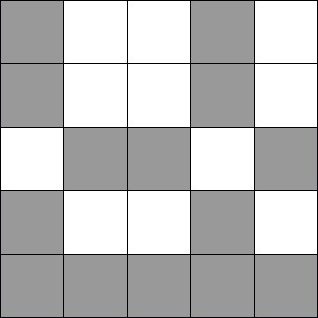
#> input picture images/Sample1.jpg, 318 x 318 px
$ python LightsOutSolver.py --image images/Sample1.jpg
#> lines starting #> are read from the running program, lines starting #| are printed output that depends on the picture; after the words box and inside, x2 and y2 are one past the last pixel; in counts of white or black regions, pixels touching at a corner belong together
from imutils import contours
import numpy as np
import argparse
import imutils
import cv2

def interpreter(board, image):

    # Convert image to Black and White (grayscale),
    # Create two binary images to determine the board gridlines,
    # and the tiles that are On
    gray = cv2.cvtColor(image, cv2.COLOR_BGR2GRAY)
    ret, thresh = cv2.threshold(gray,100,255,cv2.THRESH_BINARY)
    ret2, thresh2 = cv2.threshold(gray,200,255,cv2.THRESH_BINARY)

    # Show original image and the two binary images.
    # Wait for any key press to continue
    cv2.imshow('Original', image)
    cv2.imshow('thresh', thresh)
    cv2.imshow('thresh2', thresh2)
    cv2.waitKey(0)

    # Find the contours of the first binary image to determine the board grid lines
    cnts = cv2.findContours(thresh.copy(), cv2.RETR_TREE, cv2.CHAIN_APPROX_SIMPLE)
    cnts = imutils.grab_contours(cnts)
    output = image.copy()

    onTiles = []

    # loop over the contours
    for c in cnts:
        # compute the bounding box of the contour
        (x, y, w, h) = cv2.boundingRect(c)
        ar = w / float(h)

        # In order to label the contour as a tile, the width and height,
        # must be greater than 20 and the aspect ratio approximately 1
        if (w >= 20 and h >= 20 and ar >= 0.9 and ar <= 1.1):
            onTiles.append(c)

        # Construct a mask that reveals only the current tile
        mask = np.zeros(thresh.shape, dtype="uint8")
        cv2.drawContours(mask, [c], -1, 255, -1)

        # Apply the mask to the second thresholded image, then
        # count the number of non-zero pixels in the image
        mask = cv2.bitwise_and(thresh2, thresh2, mask=mask)
        total = cv2.countNonZero(mask)

        # If the total of non-zero pixels is greater than zero,
        # then the current tile is On. If there are no non-zero
        # pixels, then the current tile is Off.
        if (total > 0):
            board.append(1)
        else:
            board.append(0)

        # # Draw the outline of the tile
        # cv2.drawContours(image, c, -1, (0, 255, 0), 3)
        # cv2.imshow("mask", mask)
        # cv2.waitKey(0)

    # Reverse the board array to sort the tiles up to down
    board.reverse()
    print("Board", board, "\n")

# [8 lines of commented-out code are left out]
def printBoard(board):
    for x in range(5):
        print(board[x], end =" "),
    print("\n")
    for x in range(5, 10):
        print(board[x], end =" "),
    print("\n")
    for x in range(10, 15):
        print(board[x], end =" "),
    print("\n")
    for x in range(15, 20):
        print(board[x], end =" "),
    print("\n")
    for x in range(20, 25):
        print(board[x], end =" "),
    print("\n")

# Invert a tile given the board it is in, and its index
def invert(board, index):
    if (board[index] == 0):
        board[index] = 1
    else:
        board[index] = 0

# Takes care of the logic of the game,
# inverts the tile selected, as well as the neighboring tiles.
def clicked(board, index):
    invert(board, index)
    if(index > 0 and index < 20 and index % 5 == 0):
        invert(board, index-5)
        invert(board, index+1)
        invert(board, index+5)
    elif(index > 4 and index < 24 and index % 5 == 4):
        invert(board, index-5)
        invert(board, index-1)
        invert(board, index+5)
    elif(index > 0 and index < 4):
        invert(board, index+5)
        invert(board, index-1)
        invert(board, index+1)
    elif(index > 20 and index < 24):
        invert(board, index-5)
        invert(board, index-1)
        invert(board, index+1)
    elif(index == 0):
        invert(board, index+5)
        invert(board, index+1)
    elif(index == 4):
        invert(board, index+5)
        invert(board, index-1)
    elif(index == 20):
        invert(board, index-5)
        invert(board, index+1)
    elif(index == 24):
        invert(board, index-5)
        invert(board, index-1)
    else:
        invert(board, index-5)
        invert(board, index-1)
        invert(board, index+1)
        invert(board, index+5)

# Provides the instructions to follow in order to
# win the game. It works along side the "clicked" method
def showMoves(board, runner):
    if(runner <= 1):
        for i in range(5):
            if(board[i] == 1):
                print("Click position ", i+5)
                clicked(board, i+5)
        printBoard(board)

        for i in range(5, 10):
            if(board[i] == 1):
                print("Click position ", i+5)
                clicked(board, i+5)
        printBoard(board)

        for i in range(10, 15):
            if(board[i] == 1):
                print("Click position ", i+5)
                clicked(board, i+5)
        printBoard(board)

        for i in range(15, 20):
            if(board[i] == 1):
                print("Click position ", i+5)
                clicked(board, i+5)
        printBoard(board)
        if(board[20] == 0 and board[21] == 0 and board[22] == 0 and board[23] == 0 and board[24] == 0):
            print("You Are Done!    PS. You're Welcome")
        else:
            secondPart(board, runner)
    else:
        print ("Cannot Be Solved")

# Provides further instructions needed to complete the game when following
# the "chasing lights" approach of winning the game.
def secondPart(board, runner):
    if(board[20] == 0):
        if(board[21] == 0):
            if(board[22] == 1 and board [23] == 1 and board[24] == 1):
                print("Click position ", 3)
                clicked(board, 3)
        else:
            if(board[22] == 0 and board[23] == 1 and board[24] == 0):
                print("Click position ", 1, "and", 4)
                clicked(board, 1)
                clicked(board, 4)
            elif(board[22] == 1 and board[23] == 0 and board[24] == 1):
                print("Click position ", 0)
                clicked(board, 0)

    else:
        if(board[21] == 0):
            if(board[22] == 0 and board[23] == 0 and board[24] == 1):
                print("Click position ", 3, "and", 4)
                clicked(board, 3)
                clicked(board, 4)

            elif(board[22] == 1 and board[23] == 1 and board[24] == 0):
                print("Click position ", 4)
                clicked(board, 4)

        else:
            if(board[22] == 0 and board[23] == 1 and board[24] == 1):
                print("Click position ", 2)
                clicked(board, 2)

            elif(board[22] == 1 and board[23] == 0 and board[24] == 0):
                print("Click position ", 1)
                clicked(board, 2)
    runner += 1
    showMoves(board, runner)

# Provides the user with an array of the positions
# This method is purely instructional and has no effect
# on other methods
def printPositions():
    print("The positions are: ")
    for x in range(5):
        print(x, end ="    "),
    print("\n")
    for x in range(5, 10):
        print(x, end ="    "),
    print("\n")
    for x in range(10, 15):
        print(x, end ="   "),
    print("\n")
    for x in range(15, 20):
        print(x, end ="   "),
    print("\n")
    for x in range(20, 25):
        print(x, end ="   "),
    print("\n")
    print("\n")

def main():
    # Require the image path to be added as an argument
    ap = argparse.ArgumentParser()
    ap.add_argument("-i", "--image", required=True,
        help="path to the input image")
    args = vars(ap.parse_args())

    # Read from the image argument and save to memory
    image = cv2.imread(args["image"])
#> image is the input picture: shape (318, 318, 3); mean B, G, R 190.7, 190.6, 190.6

    board = []
    printPositions()
    interpreter(board, image)
#> in interpreter, `ret, thresh = cv2.threshold(gray,100,255,cv2.THRESH_BINARY)`:
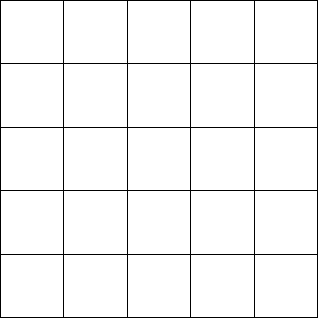
#> thresh: shape (318, 318); 96.3% white; black in thin lines or dots
#> in interpreter, `ret2, thresh2 = cv2.threshold(gray,200,255,cv2.THRESH_BINARY)`:
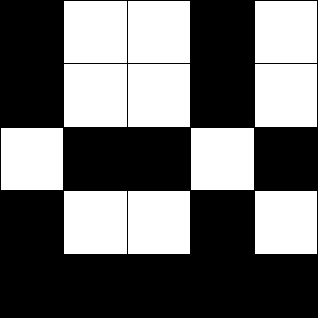
#> thresh2: shape (318, 318); 42.4% white; 11 white regions
#> in interpreter, `cnts = cv2.findContours(thresh.copy(), cv2.RETR_TREE, cv2.CHAIN_APPROX..`: cnts = 25 contours; largest, box (x1, y1, x2, y2) and area: (191, 191, 254, 254) 3844, (64, 191, 127, 254) 3844, (191, 64, 254, 127) 3844, (64, 64, 127, 127) 3844, (191, 255, 254, 317) 3782
#> the loop in interpreter, `for c in cnts:` made 25 passes
#> (c, x, y, w, h, ar, total) on passes 1 to 8: ([[255, 255], [255, 316], [316, 316], [316, 255]], 255, 255, 62, 62, 1, 0), ([[191, 255], [191, 316], [253, 316], [253, 255]], 191, 255, 63, 62, 1.02, 0), ([[128, 255], [128, 316], [189, 316], [189, 255]], 128, 255, 62, 62, 1, 0), ([[64, 255], [64, 316], [126, 316], [126, 255]], 64, 255, 63, 62, 1.02, 0), ([[1, 255], [1, 316], [62, 316], [62, 255]], 1, 255, 62, 62, 1, 0), ([[255, 191], [255, 253], [316, 253], [316, 191]], 255, 191, 62, 63, 0.984, 3906), ([[191, 191], [191, 253], [253, 253], [253, 191]], 191, 191, 63, 63, 1, 0), ([[128, 191], [128, 253], [189, 253], [189, 191]], 128, 191, 62, 63, 0.984, 3906)
#> after the loop in interpreter, `for c in cnts:`: board = 25 values, max 1 at index 5, min 0 at index 0, mean 0.44; onTiles has the same summary as cnts
#| Board [0, 1, 1, 0, 1, 0, 1, 1, 0, 1, 1, 0, 0, 1, 0, 0, 1, 1, 0, 1, 0, 0, 0, 0, 0]
    # createGame(board)
    printBoard(board)
#> the loop in printBoard, `for x in range(5):` made 5 passes
#| 0
#| 1
#| 1
#| 0
#| 1
#> the loop in printBoard, `for x in range(5, 10):` made 5 passes
#| 0
#| 1
#| 1
#| 0
#| 1
#> the loop in printBoard, `for x in range(10, 15):` made 5 passes
#| 1
#| 0
#| 0
#| 1
#| 0
#> the loop in printBoard, `for x in range(15, 20):` made 5 passes
#| 0
#| 1
#| 1
#| 0
#| 1
#> the loop in printBoard, `for x in range(20, 25):` made 5 passes
#| 0
#| 0
#| 0
#| 0
#| 0
    showMoves(board, 0)
#> the loop in printBoard (call 2), `for x in range(5):` made 5 passes
#| 0
#| 0
#| 0
#| 0
#| 0
#> the loop in printBoard (call 2), `for x in range(5, 10):` made 5 passes
#| 1
#| 1
#| 1
#| 0
#| 0
#> the loop in printBoard (call 2), `for x in range(10, 15):` made 5 passes
#| 1
#| 1
#| 1
#| 1
#| 1
#> the loop in printBoard (call 2), `for x in range(15, 20):` made 5 passes
#| 0
#| 1
#| 1
#| 0
#| 1
#> the loop in printBoard (call 2), `for x in range(20, 25):` made 5 passes
#| 0
#| 0
#| 0
#| 0
#| 0

main()
